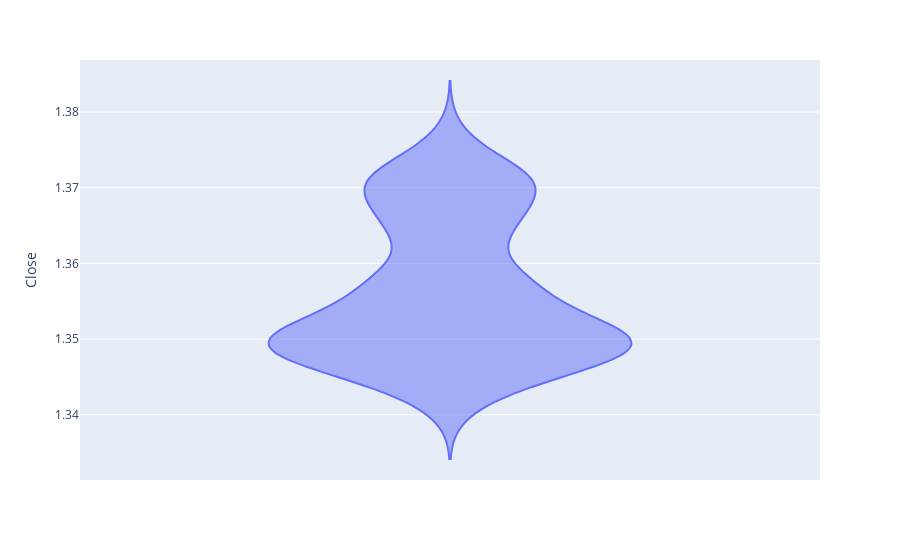

The notebook cell saved with this chart:
### Code cell
# Violin plot using Plotly Express
px.violin(data, y="Close")

### Figure 1 — Plotly figure (JSON) as saved in the notebook; plotly's stock layout.template omitted (floating-point values rounded to 4 significant figures; data arrays with more than 128 entries replaced by an {"elided": "..."} marker saying what was removed)
{"data": [{"alignmentgroup": "True", "box": {"visible": false}, "hovertemplate": "Close=%{y}<extra></extra>", "legendgroup": "", "marker": {"color": "#636efa"}, "name": "", "offsetgroup": "", "orientation": "v", "scalegroup": "True", "showlegend": false, "type": "violin", "x0": " ", "xaxis": "x", "y": {"elided": "527 float values"}, "y0": " ", "yaxis": "y"}], "layout": {"legend": {"tracegroupgap": 0}, "margin": {"t": 60}, "violinmode": "group", "xaxis": {"anchor": "y", "domain": [0, 1]}, "yaxis": {"anchor": "x", "domain": [0, 1], "title": {"text": "Close"}}}}
